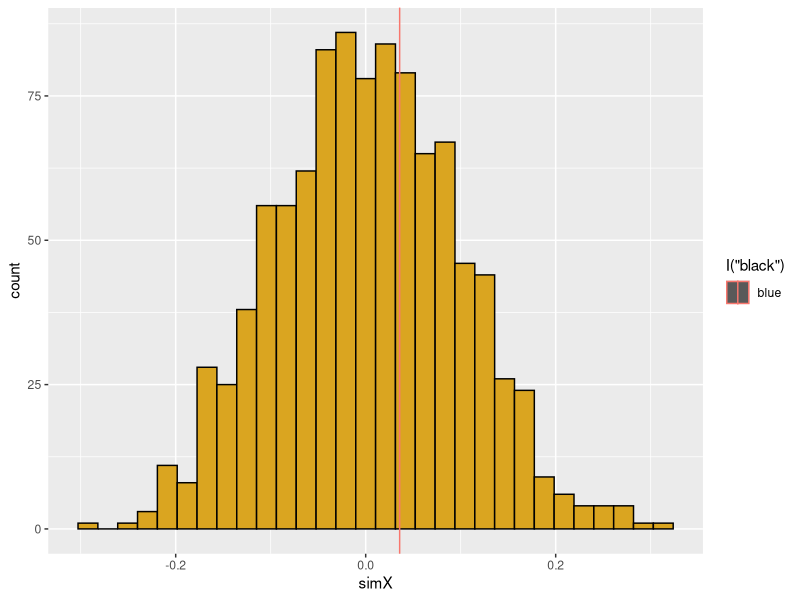

This chart was generated by the following R code:
## ---- chunk 1
vec1 <- c(0,5,1,2,4,5,6,8,9,0,7,6,4,3,0)
counter <- 0

for (i in seq_along(vec1)) {
  
  if(vec1[i] == 0) 
  {counter <- counter + 1
  }

}
print(counter)
## ---- chunk 2
y <- sum(vec1 == 0)
print(y)
## ---- chunk 3
xVar <- 12
yVar <- 9

##############################################################
# FUNCTION:Crreate Matrix (dMat)
# INPUTS:integer values for matrix dimensions
# OUTPUTS:matrix
#-------------------------------------------------------------
dMat <- function(x = round(xVar), y = round(yVar)){
  m <- matrix(nrow = x, ncol = y, byrow = TRUE)
  for (i in 1:nrow(m)) {
    for (j in 1:ncol(m)) {
      m[i,j] <- i*j
      
    }
    
  }
  return(print(m))
}
  
#-------------------------------------------------------------
dMat()  
## ---- chunk 4
library(ggplot2)
library(TeachingDemos)
char2seed("Autumn Leaves")
################Read in data##################################
# FUNCTION:readData (Simulate data)
# INPUTS: Treatments and Responses
############### xObs = Temperature and yObs = WUE#############
# OUTPUTS:data.frame
#-----------------------


readData <- function(mean1=15,mean2=0.45,n1=100,n2=100,sd1=0.10,sd2=0.10) {
                  xObs <- rnorm(mean=mean1,n=n1,sd=sd1)
                  yObs <- rnorm(mean=mean2,n=n2,sd=sd2)
                  dF <- data.frame(ID=seq_along(xObs),xObs,yObs)
                   # set up data frame                 

######print(qplot(x=xObs,y=yObs)) # peek at input data

  return(dF)
}


#####################Calculate Metric#############################
# function: getMetric
# calculate metric for randomization test
# input: 2-column data frame for regression
# output: regression slope
#------------------------------------------------- 
df<-readData()

# linear regression between temperature and WUE
getMetric <- function(z=df) {
                  
. <- lm(z[,3]~z[,2])
. <- summary(.)
. <- .$coefficients[2,1]

slope <- .

return(slope)
}

#------------------------------------------------------------------



####################Create randomization##############################
# function: shuffleData
# randomize data for regression analysis
# input: 3-column data frame (ID,xVar,yVar)
# output: 3-column data frame (ID,xVar,yVar)
#------------------------------------------------- 
df<-readData()


shuffleData <- function(z=df) {
                z[,3] <- sample(z[,3]) # use sample function with defaults to reshuffle column

return(z)
}
#---------------------------------------------------------------------


#################Calculate p value from simulated metrics####################
# function: getPVal
# calculate p value from simulation
# input: list of observed metric, and vector of simulated metrics
# output: lower, upper tail probability values
#------------------------------------------------- 



getPVal <- function(z=df) {
                      pLower <- mean(z[[2]]<=z[[1]])
                      pUpper <- mean(z[[2]]>=z[[1]])
return(c(pL=pLower,pU=pUpper))
                    }

getPVal()


############Create histogram of simulated and observed metric################
# function: plotRanTest
# create ggplot of histogram of simulated values
# input: list of observed metric and vector of simulated metrics
# output: saved ggplot graph
#------------------------------------------------- 
plotRanTest <- function(z=df) {
dF <- data.frame(ID=seq_along(z[[2]]),simX=z[[2]])
p1 <- ggplot(data=dF,mapping=aes(x=simX))
p1 + geom_histogram(mapping=aes(fill=I("goldenrod"),color=I("black"))) +
geom_vline(aes(xintercept=z[[1]],col="blue")) 

                  }
#----------------------------------------------------------------------------

# Performing the randomisation test
nSim <- 1000
Xsim <- rep(NA,nSim) # vector of simulated slopes
dF <- readData()
Xobs <- getMetric(dF)

for (i in seq_len(nSim)) {
Xsim[i] <- getMetric(shuffleData(dF))
}

slopes <- list(Xobs,Xsim)
getPVal(slopes)

plotRanTest(slopes)


## ---- chunk 5
# data used for hypothesis testing
n <- 1000 
WUE <- rnorm(n, mean=0.45,sd=0.20)
temp <- rnorm(n, mean=15,sd=0.10) 
ID <- seq_len(n)
expData <- data.frame(ID,temp,WUE)
expModel <- lm(WUE~temp, data = expData)
print(expModel)


lReg <- summary(expModel) 
pVal <- lReg$coefficients[2,4]  
pVal
    
# The p-value thus generated was not significant enough to denote a that a change in temperature affects the water use efficiency, which was the initial hypothesis for the experiment. The randomisation tests also gives a similar result, confirming the validity of the hypothesis.
